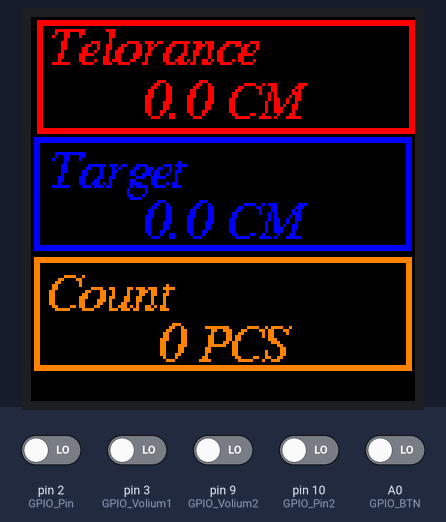
Simulated run of this sketch. Board: Arduino Uno, built with avr-gcc and run on an emulated ATmega328P. On the bench: 128×128 colour display. The test bench sets the inputs (shaded band); at power-on: A0 (GPIO_BTN), pin 2 (GPIO_Pin), pin 3 (GPIO_Volium1), pin 9 (GPIO_Volium2), pin 10 (GPIO_Pin2) LOW.

Above: at 2.4 s.
2.5 s: pin 3 (GPIO_Volium1) driven HIGH
At 3.1 s:
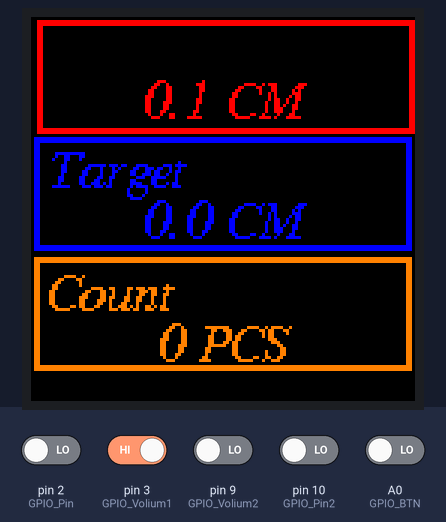
5.5 s: pin 3 (GPIO_Volium1) driven LOW
At 7.4 s:
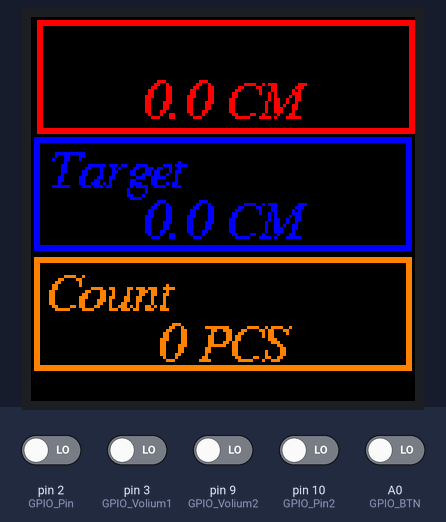
8.5 s: pin 2 (GPIO_Pin) driven HIGH and A0 (GPIO_BTN) driven HIGH
11.5 s: A0 (GPIO_BTN) driven LOW
At 12.3 s:
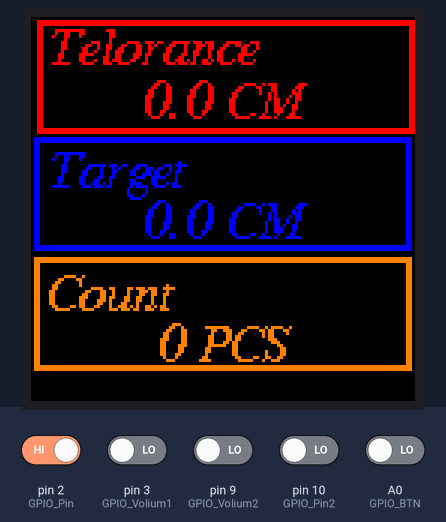
14.5 s: A0 (GPIO_BTN) driven HIGH
At 18.7 s:
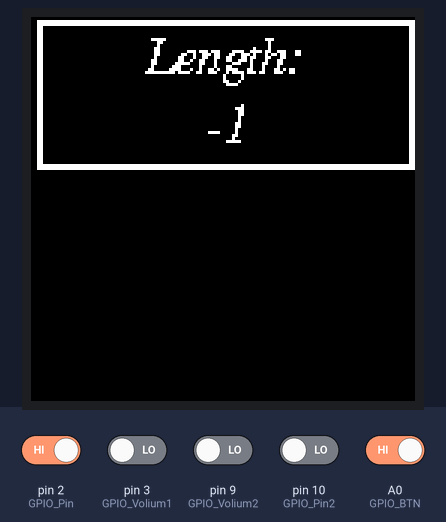
Timing chart, 0 to 20.0 s (numbered marks = the images above; inputs shaded):
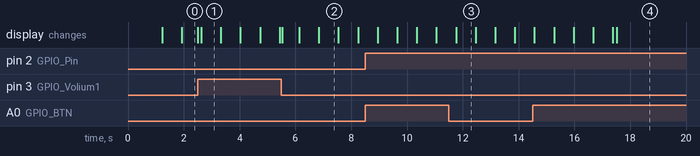

Measured:
- after the input at 2.5 s, the display: first changes at once (image 1 shows a later state)
- after the input at 5.5 s, the display: changes at once (image 2)
- after the input at 11.5 s, the display: changes after 0.26 s (image 3)
- after the input at 14.5 s, the display: first differs from a run without the input after 3.0 s (image 4)
- what the display in image 1 shows lasts 0.7 s, from 2.6 s to 3.3 s

The sketch:

Nano_Encoder.ino
```cpp
#include <Adafruit_GFX.h>     // Core graphics library
#include <Adafruit_ST7735.h>  // Hardware-specific library
#include <SPI.h>
#include <Fonts/FreeSerifBold9pt7b.h>
#include <Fonts/FreeMonoOblique9pt7b.h>
#include <Fonts/FreeSerifItalic9pt7b.h>

#define diameter 73
#define TFT_CS 4
#define TFT_DC 5
#define GPIO_Pin 2
#define GPIO_Pin2 10
#define GPIO_Volium1 3
#define GPIO_Volium2 9
#define GPIO_BTN A0
#define relay_pin 6
#define BlinkTime 700
#define RefreshRate 50
double dis, velocity;
bool Motor_status = false, blink = true;
int edit_step = 0, LEVEL = 0;
long int Palse = 0;
long int Volume = 0;

int telo_CM = 0;
int telo_MM = 0;
int target_CM = 0;
int target_MM = 0;
int target_Count = 0;

uint64_t BlinkTimer;
uint64_t RefreshTimer;

Adafruit_ST7735 tft = Adafruit_ST7735(TFT_CS, TFT_DC, 0);
class LcdPrint {
public:
  int X = 0, Y = 0, W = 0, H = 0;
  String lastText = "";
  int16_t X_internal = 0, Y_internal = 0;
  uint16_t bg_c, lastTC;
  LcdPrint(int x, int y, int w, int h, uint16_t bg) {
    this->X = x;
    this->Y = y;
    this->W = w;
    this->H = h;
    this->bg_c = bg;
  }
  void Clear() {
    tft.setCursor(X_internal, Y_internal);
    tft.setTextColor(bg_c);
    tft.print(lastText);
    lastText = "";
  }
  void print(String text, int HGravity, int VGravity, uint16_t text_color) {
    if (text != lastText || lastTC != text_color) {
      int16_t a1, b1;
      uint16_t textWidth, textHeight;
      tft.setCursor(X_internal, Y_internal);
      tft.setTextColor(bg_c);
      tft.print(lastText);
      tft.setTextColor(text_color);
      lastTC = text_color;
      tft.getTextBounds(text, 0, 0, &a1, &b1, &textWidth, &textHeight);
      if (HGravity == -1) {
        if (VGravity == -1) {
          X_internal = X;
          Y_internal = Y + H;
        } else if (VGravity == 0) {
          X_internal = X;
          Y_internal = Y + (H / 2 + textHeight / 2);
        } else if (VGravity == 1) {
          X_internal = X;
          Y_internal = Y + textHeight;
        }
      } else if (HGravity == 0) {
        if (VGravity == -1) {
          X_internal = X + (W - textWidth) / 2;
          Y_internal = Y + H;
        } else if (VGravity == 0) {
          X_internal = X + (W - textWidth) / 2;
          Y_internal = Y + (H / 2 + textHeight / 2);
        } else if (VGravity == 1) {
          X_internal = X + (W - textWidth) / 2;
          Y_internal = Y + textHeight;
        }
      } else if (HGravity == 1) {
        if (VGravity == -1) {
          X_internal = X + (W - textWidth);
          Y_internal = Y + H;
        } else if (VGravity == 0) {
          X_internal = X + (W - textWidth);
          Y_internal = Y + (H / 2 + textHeight / 2);
        } else if (VGravity == 1) {
          X_internal = X + (W - textWidth);
          Y_internal = Y + textHeight;
        }
      }

      tft.setCursor(X_internal, Y_internal);
      tft.print(text);
      lastText = text;
    }
  }
};
class Button {
public:
  unsigned long int firstTime = 0, lastTime = 0;
  bool stat = false, firstpress = true, stillOnHold = false, Rising = true;
  int tapcounter = 0, holdTime = 800, tapTime = 20, tapGap = 400, pin;
  void (*callback_hold)(int), (*callback_tap)(int);
  Button(int pin, bool Rising) {
    this->pin = pin;
    this->Rising = Rising;
    if (Rising) {
      stat = false;
    } else {
      stat = true;
    }
  }
  // Hold Event(Hold time)  Tap Event(Tap count)
  void SetEvent(void (*callback_hold1)(int), void (*callback_tap1)(int)) {
    callback_hold = callback_hold1;
    callback_tap = callback_tap1;
  }
  // should repeat in a loop all the time in the main loop
  void Listen() {
    if (Rising) {
      if (stat != (digitalRead(pin))) {
        stat = (digitalRead(pin));
        if (stat)
          firstTime = millis();
        else {
          if (millis() - firstTime > tapTime && millis() - firstTime < holdTime) {
            tapcounter++;
            lastTime = millis();
          }
          if (stillOnHold && millis() - firstTime >= holdTime) {
            stillOnHold = false;
          }
        }
      } else {
        if (!stillOnHold && stat && millis() - firstTime >= holdTime) {
          callback_hold(millis() - firstTime);
          stillOnHold = true;
        }
        if (tapcounter != 0 and millis() - lastTime > tapGap) {
          callback_tap(tapcounter);
          tapcounter = 0;
        }
      }
    } else {
      if (stat != (digitalRead(pin))) {
        stat = (digitalRead(pin));
        if (!stat)
          firstTime = millis();
        else {
          if (millis() - firstTime > tapTime && millis() - firstTime < holdTime) {
            tapcounter++;
            lastTime = millis();
          }
          if (stillOnHold && millis() - firstTime >= holdTime) {
            stillOnHold = false;
          }
        }
      } else {
        if (!stillOnHold && !stat && millis() - firstTime >= holdTime) {
          callback_hold(millis() - firstTime);
          stillOnHold = true;
        }
        if (tapcounter != 0 and millis() - lastTime > tapGap) {
          callback_tap(tapcounter);
          tapcounter = 0;
        }
      }
    }
  }
};


LcdPrint telorancetext(5, 2, 65, 15, ST7735_BLACK);
LcdPrint telorance(5, 15, 118, 25, ST7735_BLACK);
LcdPrint Targettext(5, 41, 118, 15, ST7735_BLACK);
LcdPrint Targetlen(5, 55, 118, 25, ST7735_BLACK);
LcdPrint CountText(5, 84, 118, 15, ST7735_BLACK);
LcdPrint Count(5, 96, 118, 25, ST7735_BLACK);

LcdPrint Lengthtext(5, 5, 118, 10, ST7735_BLACK);
LcdPrint Length(5, 25, 118, 20, ST7735_BLACK);

// LcdPrint Lengthtext(69, 44, 59, 15, ST7735_BLACK);
// LcdPrint Length(69, 61, 59, 20, ST7735_BLACK);

// LcdPrint Lengthtext(69, 44, 59, 15, ST7735_BLACK);
// LcdPrint Length(69, 61, 59, 20, ST7735_BLACK);

Button btn(GPIO_BTN, true);
void on_hold(int time) {
  LEVEL++;
  if (LEVEL > 1) LEVEL = 0;
  if (LEVEL == 0) {
    edit_step = 0;
    tft.fillScreen(ST7735_BLACK);
    Length.Clear();
    Lengthtext.Clear();
    tft.drawRect(2, 1, 126, 38, ST7735_RED);
    tft.drawRect(3, 2, 124, 36, ST7735_RED);
    tft.drawRect(1, 40, 126, 38, ST7735_BLUE);
    tft.drawRect(2, 41, 124, 36, ST7735_BLUE);
    tft.drawRect(1, 80, 126, 38, ST7735_ORANGE);
    tft.drawRect(2, 81, 124, 36, ST7735_ORANGE);
    telorancetext.print("Telorance", -1, 0, ST7735_RED);
    Targettext.print("Target", -1, 0, ST7735_BLUE);
    CountText.print("Count", -1, 0, ST7735_ORANGE);
    telorance.print((String)telo_CM + "." + (String)telo_MM + " CM", 0, 0, ST7735_RED);
    Targetlen.print((String)target_CM + "." + (String)target_MM + " CM", 0, 0, ST7735_BLUE);
    Count.print((String)target_Count + " PCS", 0, 0, ST7735_ORANGE);

  } else if (LEVEL == 1) {
    tft.fillScreen(ST7735_BLACK);
    telorancetext.Clear();
    Targettext.Clear();
    CountText.Clear();
    telorance.Clear();
    Targetlen.Clear();
    Count.Clear();
    tft.drawRect(2, 1, 126, 50, ST7735_WHITE);
    tft.drawRect(3, 2, 124, 48, ST7735_WHITE);
    Lengthtext.print("Length:", 0, 0, ST7735_WHITE);
    Length.print((String)Palse, 0, 0, ST7735_WHITE);
  }
}
void on_tab(int times) {
  edit_step += times;
  if (edit_step > 4) edit_step = 0;
}
void setup() {
  btn.holdTime = 3000;
  Serial.begin(115200);
  pinMode(GPIO_Pin, INPUT);
  pinMode(GPIO_Pin2, INPUT);
  pinMode(GPIO_Volium1, INPUT);
  pinMode(GPIO_Volium2, INPUT);
  pinMode(GPIO_BTN, INPUT);

  tft.initR(INITR_144GREENTAB);
  tft.fillScreen(ST7735_BLACK);
  btn.SetEvent(on_hold, on_tab);
  attachInterrupt(digitalPinToInterrupt(GPIO_Volium1), Vol, CHANGE);
  attachInterrupt(digitalPinToInterrupt(GPIO_Pin), A, RISING);


  tft.setTextWrap(false);
  tft.fillScreen(ST7735_CYAN);
  tft.drawRoundRect(2, 2, tft.width() - 2, tft.height() - 2, 10, ST7735_YELLOW);
  tft.drawRoundRect(3, 3, tft.width() - 4, tft.height() - 4, 10, ST7735_YELLOW);
  tft.drawRoundRect(4, 4, tft.width() - 6, tft.height() - 6, 10, ST7735_YELLOW);
  tft.setCursor(15, tft.height() / 2 - 4);
  tft.setTextColor(ST7735_RED);
  tft.setTextSize(1);
  tft.setFont(&FreeSerifBold9pt7b);
  tft.println("CHIST.ORG");
  delay(1000);
  tft.setFont(&FreeSerifItalic9pt7b);
  // tft.setTextSize(2);

  tft.fillScreen(ST7735_BLACK);
  tft.drawRect(2, 1, 126, 38, ST7735_RED);
  tft.drawRect(3, 2, 124, 36, ST7735_RED);
  tft.drawRect(1, 40, 126, 38, ST7735_BLUE);
  tft.drawRect(2, 41, 124, 36, ST7735_BLUE);
  tft.drawRect(1, 80, 126, 38, ST7735_ORANGE);
  tft.drawRect(2, 81, 124, 36, ST7735_ORANGE);
  telorancetext.print("Telorance", -1, 0, ST7735_RED);
  Targettext.print("Target", -1, 0, ST7735_BLUE);
  CountText.print("Count", -1, 0, ST7735_ORANGE);
}

void loop() {
  btn.Listen();
  if (LEVEL == 0 && millis() - BlinkTimer > BlinkTime) {
    blink = !blink;
    if (edit_step == 0 || edit_step == 1) {
      CountText.print("Count", -1, 0, ST7735_ORANGE);
      if (blink) {
        telorancetext.print("Telorance", -1, 0, ST7735_RED);
      } else {
        telorancetext.Clear();
      }

    } else if (edit_step == 2 || edit_step == 3) {
      telorancetext.print("Telorance", -1, 0, ST7735_RED);
      if (blink) {
        Targettext.print("Target", -1, 0, ST7735_BLUE);
      } else {
        Targettext.Clear();
      }

    } else if (edit_step == 4) {
      Targettext.print("Target", -1, 0, ST7735_BLUE);
      if (blink) {
        CountText.print("Count", -1, 0, ST7735_ORANGE);
      } else {
        CountText.Clear();
      }
    } else {
    }
    BlinkTimer = millis();
  }
  if (millis() - RefreshTimer > RefreshRate) {
    if (LEVEL == 0) {
      telorance.print((String)telo_CM + "." + (String)telo_MM + " CM", 0, 0, ST7735_RED);
      Targetlen.print((String)target_CM + "." + (String)target_MM + " CM", 0, 0, ST7735_BLUE);
      Count.print((String)target_Count + " PCS", 0, 0, ST7735_ORANGE);
    } else if (LEVEL == 1) {
      Length.print((String)Palse, 0, 0, ST7735_WHITE);
    }
    RefreshTimer = millis();
  }
}


void Vol() {
  if (LEVEL == 0) {
    if (digitalRead(GPIO_Volium2) == digitalRead(GPIO_Volium1)) {
      if (edit_step == 0) {
        telo_MM--;
        if (telo_MM < 0) telo_MM = 9;
      } else if (edit_step == 1) {
        telo_CM--;

      } else if (edit_step == 2) {
        target_MM--;
        if (target_MM < 0) target_MM = 9;
      } else if (edit_step == 3) {
        if (target_CM > 0) target_CM--;
      } else if (edit_step == 4) {
        if (target_Count > 0) target_Count--;
      }
    } else {
      if (edit_step == 0) {
        telo_MM++;
        if (telo_MM > 9) telo_MM = 0;
      } else if (edit_step == 1) {
        telo_CM++;
      } else if (edit_step == 2) {
        target_MM++;
        if (target_MM > 9) target_MM = 0;
      } else if (edit_step == 3) {
        target_CM++;
      } else if (edit_step == 4) {
        target_Count++;
      }
    }
  }
}
void A() {
  if (!edit_step) {
    if (digitalRead(GPIO_Pin2)) {
      Palse++;
    } else {
      Palse--;
    }
  }
}
```
